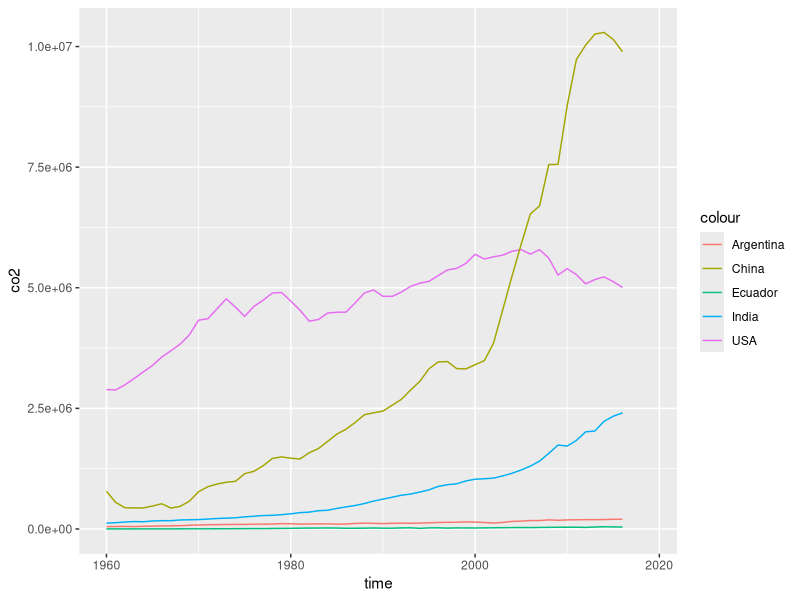
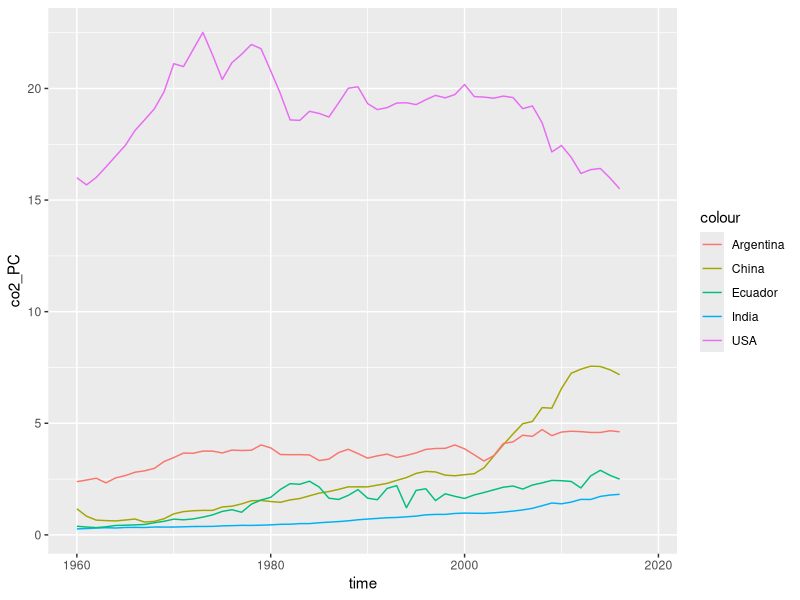
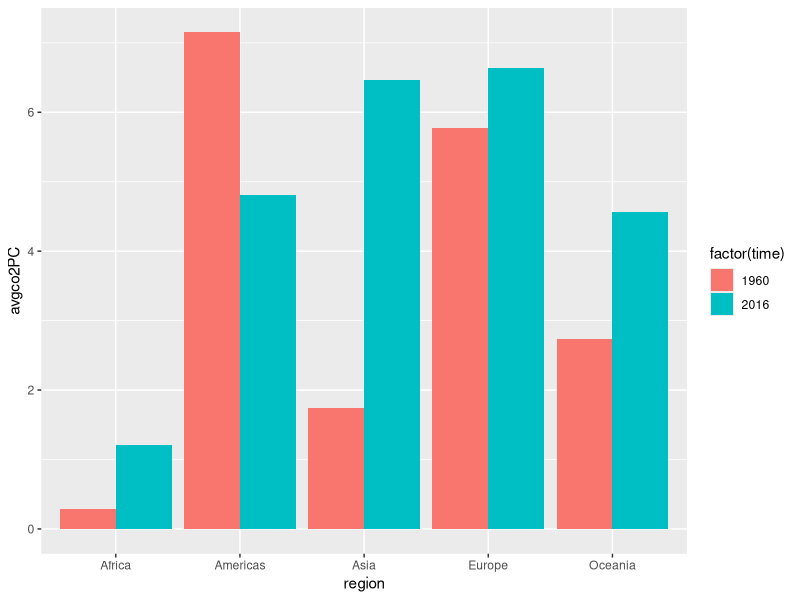
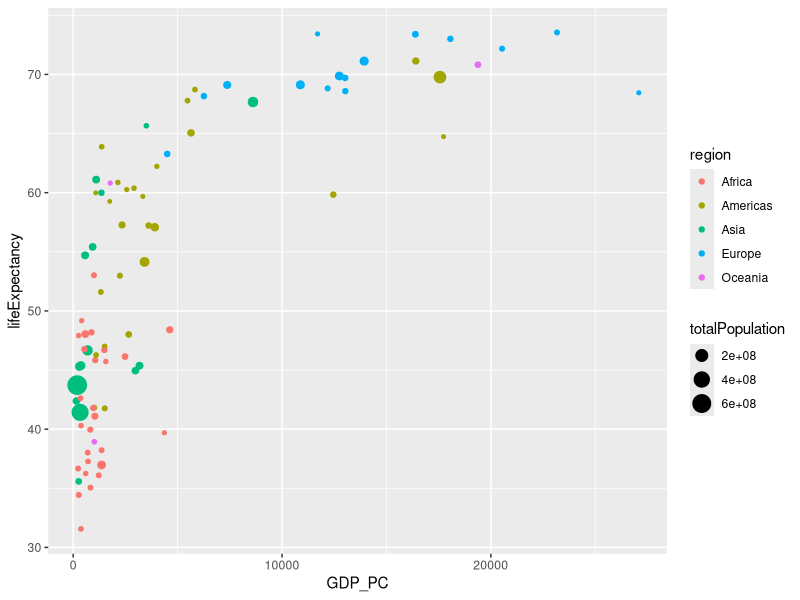
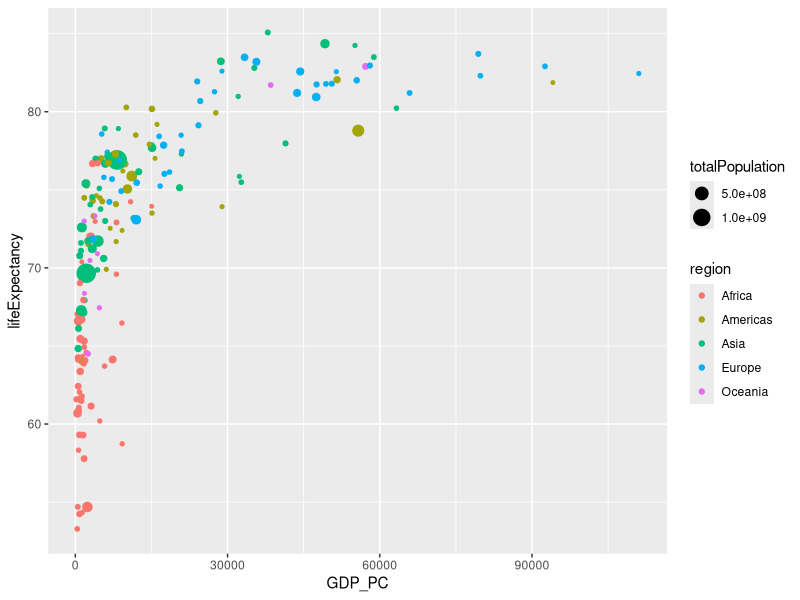
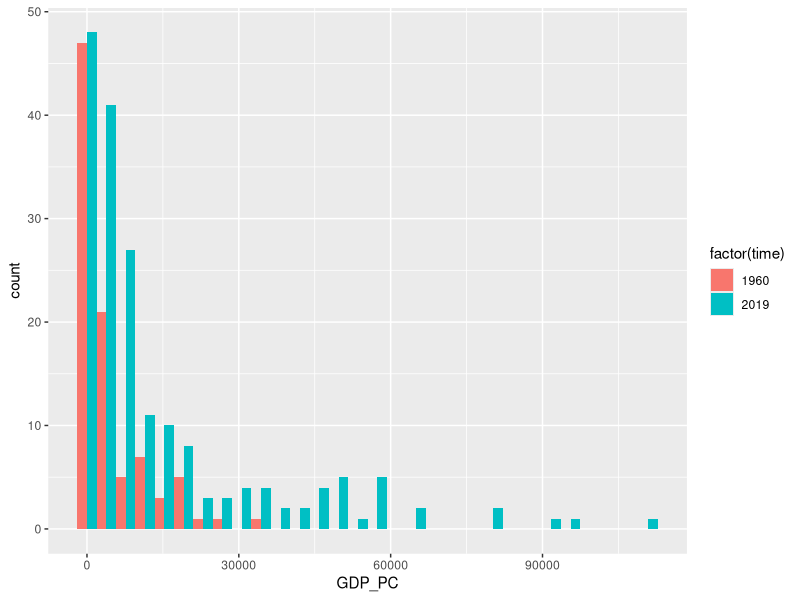

Write R code to recreate these figures, in order.
## ---- chunk 1
library(ggplot2)
library(dplyr)
library(tidyverse)
## ---- chunk 2
openfile <- read_delim("gapminder.csv")
openfile
## ---- chunk 3
ncol(openfile)
nrow(openfile)
## ---- chunk 4
head(openfile, 3)
## ---- chunk 5
n_distinct(openfile$name, na.rm = TRUE)
n_distinct(openfile$iso3, na.rm = TRUE)
n_distinct(openfile$iso2, na.rm = TRUE)
## ---- chunk 6
openfile %>% filter(is.na(iso2)) %>% group_by(name) %>% distinct(iso2)
## ---- chunk 7
openfile %>% filter(is.na(name)) %>% group_by(name) %>% distinct(iso3)
## ---- chunk 8
min(openfile$time, na.rm = TRUE)
max(openfile$time, na.rm = TRUE)
## ---- chunk 9
openfile %>% group_by(time) %>% summarize(na_co2 = sum(is.na(co2)),
                                          na_co2_PC = sum(is.na(co2_PC))) %>% arrange(desc(na_co2), na_co2_PC)
## ---- chunk 10
usa <- openfile %>% filter(name == 'United States of America') 
china <- openfile %>% filter(name == 'China')
india <- openfile %>% filter(name == 'India')
argentina <- openfile %>% filter(name == "Argentina")
ecuador <- openfile %>% filter(name == "Ecuador")

  
ggplot(data = openfile) + 
  geom_line(data = usa, aes(x = time, y = co2, color = "USA")) +
  geom_line(data = china, aes(x = time, y = co2, color = "China")) +
  geom_line(data = india, aes(x = time, y = co2, color = "India")) +
  geom_line(data = argentina, aes(x = time, y = co2, color = "Argentina")) +
  geom_line(data = ecuador, aes(x = time, y = co2, color = "Ecuador"))
## ---- chunk 11
ggplot(data = openfile) + 
  geom_line(data = usa, aes(x = time, y = co2_PC, color = "USA")) +
  geom_line(data = china, aes(x = time, y = co2_PC, color = "China")) +
  geom_line(data = india, aes(x = time, y = co2_PC, color = "India")) +
  geom_line(data = argentina, aes(x = time, y = co2_PC, color = "Argentina")) +
  geom_line(data = ecuador, aes(x = time, y = co2_PC, color = "Ecuador")) 
## ---- chunk 12
openfile %>% filter(!is.na(region), time == "2016") %>% group_by(region) %>% summarize(avgco2PC = mean(co2_PC, na.rm = TRUE))
## ---- chunk 13
openfile %>% filter(!is.na(region), time == "1960" | time == "2016") %>% group_by(region, time) %>%
  summarize(avgco2PC = mean(co2_PC, na.rm  = TRUE)) %>% ggplot(aes(region, avgco2PC, fill = factor(time))) +
  geom_bar(stat = "identity", position = position_dodge())
## ---- chunk 14
openfile %>%
  filter(!is.na(co2_PC), time == "2016", !is.na(name), !is.na(region)) %>%
  group_by(region, name) %>%
  arrange(region, co2_PC) %>%
  group_by(region) %>%
  filter(rank(co2_PC) <= 3 | rank(desc(co2_PC)) <= 3) %>% 
  select(region, name, co2_PC)
## ---- chunk 15
gdple1960 <- openfile %>% 
  filter(!is.na(GDP_PC), !is.na(lifeExpectancy), time =="1960", !is.na(region)) %>% 
  ggplot(aes(x = GDP_PC, y = lifeExpectancy)) +
  geom_point(aes(size = totalPopulation, color = region))
gdple1960
## ---- chunk 16
gdple2019 <- openfile %>% 
  filter(!is.na(GDP_PC), !is.na(lifeExpectancy), time =="2019", !is.na(region)) %>% 
  ggplot(aes(x = GDP_PC, y = lifeExpectancy)) +
  geom_point(aes(size = totalPopulation, color = region))
gdple2019
## ---- chunk 17
openfile %>% 
  filter(!is.na(region), !is.na(lifeExpectancy)) %>%
  filter(time == "1960" | time == "2019") %>% 
  group_by(region, time) %>%
  summarize(ave_lifeExpectancy = mean(lifeExpectancy))
## ---- chunk 18
openfile %>% 
  filter(!is.na(region), !is.na(lifeExpectancy)) %>%
  filter(time == "1960" | time == "2019") %>% 
  group_by(region, time) %>%
  summarize(avg_life = mean(lifeExpectancy)) %>% 
  mutate(growth_le = avg_life-lag(avg_life)) %>%
  arrange(-growth_le)
## ---- chunk 19
openfile %>% filter(!is.na(GDP_PC), time == "1960" | time == "2019") %>%
  ggplot(aes(x = GDP_PC, fill = factor(time))) + geom_histogram(position = position_dodge())
## ---- chunk 20
openfile %>% filter(!is.na(lifeExpectancy), !is.na(name)) %>% filter(time == "1960" | time == "2019") %>%
  group_by(time) %>% mutate(rank = rank(desc(lifeExpectancy))) %>% filter(name == "United States of America") %>%
  reframe(name, time, rank)
## ---- chunk 21
openfile %>% 
  filter(!is.na(lifeExpectancy), !is.na(name)) %>%
  filter(time == "1960" | time == "2019") %>%
  group_by(time) %>% 
  mutate(rank = rank(desc(lifeExpectancy))) %>%
  mutate(countrybyyear = n_distinct(name)) %>% 
  mutate(ratio = rank/countrybyyear) %>% 
  reframe(name, time, ratio) %>% 
  filter(name == "United States of America")
